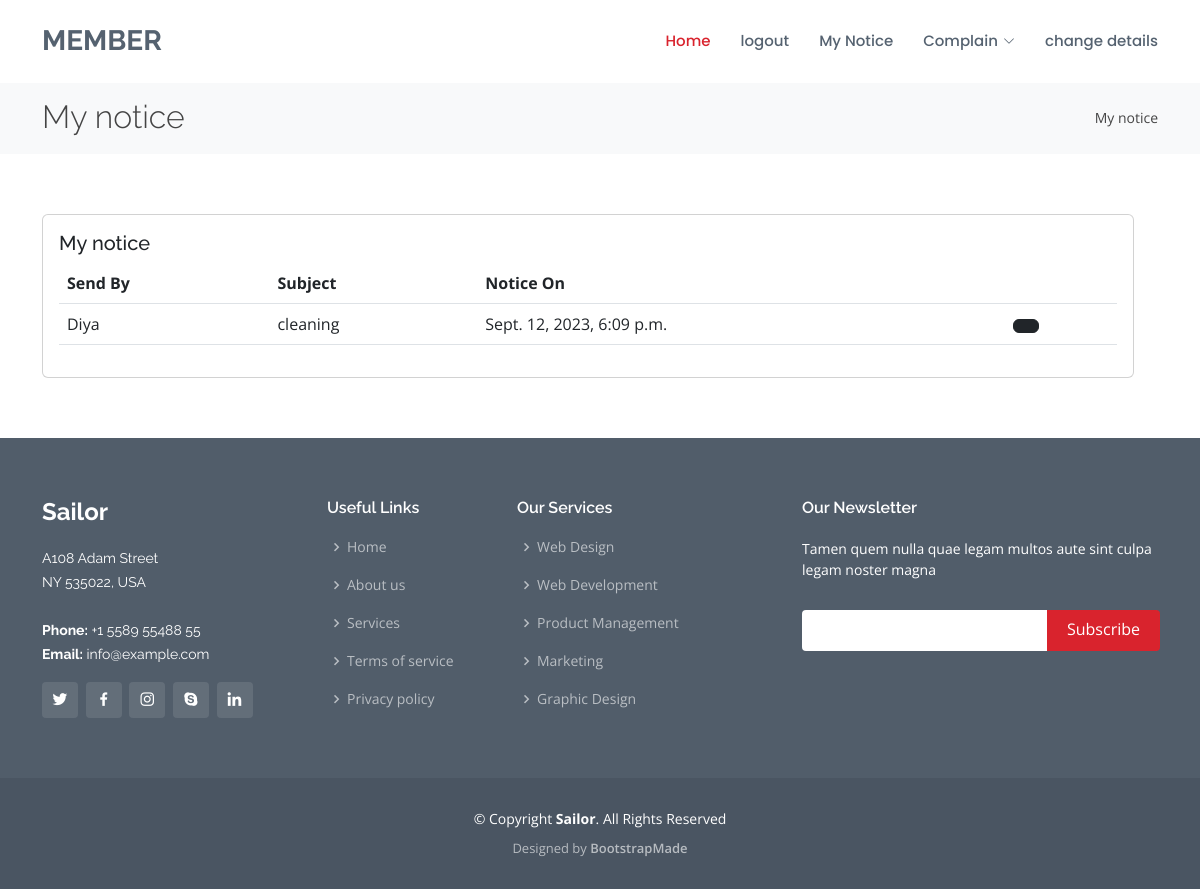
The app's page /my-notice/ (signed in) with its own data.
### housing_socity/models.py (models this page shows, shortened)
class Notice(models.Model):
    send_by=models.ForeignKey(housing_socity,on_delete=models.CASCADE)
    send_to=models.ForeignKey(Member,on_delete=models.CASCADE)
    subject = models.CharField(max_length=100)
    des = models.TextField()
    notice_on= models.DateTimeField(auto_now_add=True)
    read = models.BooleanField(default=False)
    read_time = models.DateTimeField(blank=True,null=True)

class housing_socity(models.Model):
    name=models.CharField(max_length=30)
    email= models.EmailField(unique=True)
    Mobile=models.CharField(max_length=10)
    Address=models.TextField()
    Password=models.CharField(max_length=30)
    sec_from=models.DateField(auto_now_add=True)
    profile_pic=models.FileField(upload_to='profile',default='avatar.jpg')

### Members/views.py (the view)
# urls.py: path('my-notice/',views.my_notice,name='my-notice'),
def my_notice(request):
    notices = models.Notice.objects.filter(send_to__email=request.session['memail'])
    return render(request,'my-notice.html',{'notices':notices})

### Members/templates/my-notice.html (shortened to what this page needs)
{% extends 'member-header.html' %}
{% load static %}
{% block content %}
<main id="main">
  <section id="breadcrumbs" class="breadcrumbs">
    <div class="container">
      <div class="d-flex justify-content-between align-items-center">
        <h2>My notice</h2>
        <ol>
          <li>My notice</li>
        </ol>
      </div>
    </div>
  </section>
  <section id="testimonials" class="testimonials">
    {% if notices %}
    <div class="container">
      <div class="row">
        <div class="row">
          <div class="col-lg-12">
            <div class="card">
              <div class="card-body">
                <h5 class="card-title">My notice</h5>
                <table class="table datatable">
                  <thead>
                    <tr>
                      <th scope="col">Send By</th>
                      <th scope="col">Subject</th>
                      <th scope="col">Notice On</th>
                      <th scope="col"></th>
                    </tr>
                  </thead>
                  <tbody>
                    {% for notice in notices %}
                    <tr>
                      <td>{{notice.send_by.name}}</td>
                      <td>{{notice.subject}}</td>
                      <td>{{notice.notice_on}}</td>
                      <td><a href="{% url 'view-my-notice' notice.id %}"><button class="btn btn-dark"></button></a></td>
                    </tr>
                    {% endfor %}
                  </tbody>
                </table>
              </div>
            </div>
          </div>
        </div>
      </div>
    </div>
    {% endif %}
  </section>
</main>
{% endblock %}

### Members/static/member/assets/css/style.css (style rules this page uses)
body { font-family: "Open Sans", sans-serif; color: #444444; }
a { text-decoration: none; color: #d9232d; }
h1, h2, h3, h4, h5, h6 { font-family: "Raleway", sans-serif; }
section { padding: 60px 0; overflow: hidden; }
.breadcrumbs { padding: 18px 0; background: #f8f9fa; min-height: 40px; margin-top: 80px; }
.breadcrumbs h2 { font-size: 32px; font-weight: 300; margin: 0; }
.breadcrumbs ol { display: flex; flex-wrap: wrap; list-style: none; padding: 0; margin: 0; font-size: 14px; }

### records on screen
Notice: send_by.name "Diya", subject "cleaning", notice_on "Sept. 12, 2023, 6:09 p.m."
